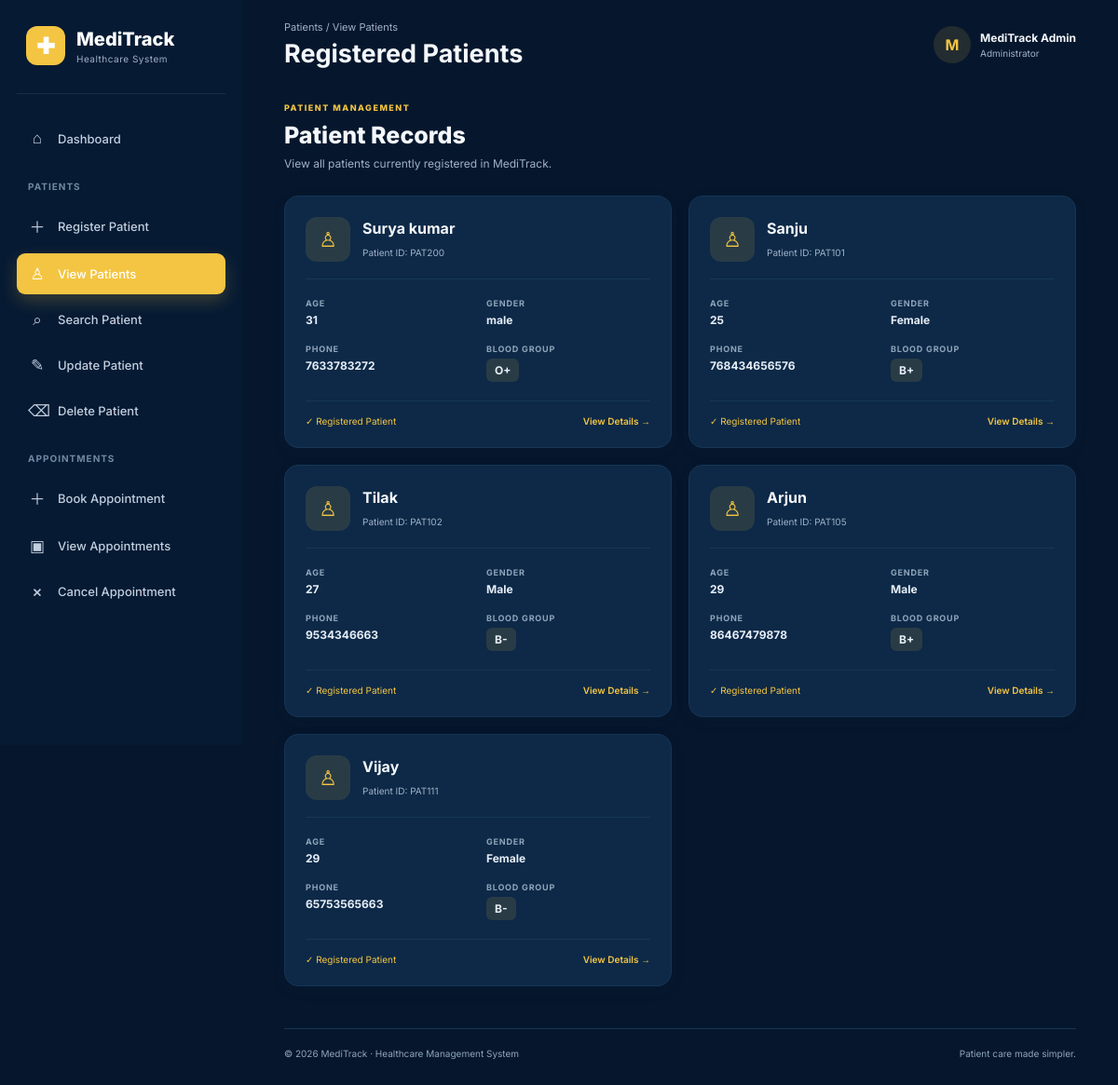
Page /patients on the committed database.
### models.py (models this page shows)
class Patient(Base):
    __tablename__ = "patients"
    id = Column(Integer, primary_key=True, index=True)
    patient_id = Column(String, unique=True, index=True)
    name = Column(String)
    age = Column(Integer)
    gender = Column(String)
    phone = Column(String)
    blood = Column(String)

### app.py (the view)
@app.get("/patients", response_class=HTMLResponse)
def view_patients(request: Request):
    db = SessionLocal()
    patient_list = db.query(models.Patient).all()
    db.close()
    return templates.TemplateResponse(
        request=request,
        name="patients.html",
        context={"request": request, "patient_list": patient_list}
    )

### templates/patients.html (shortened to what this page needs)
<!DOCTYPE html>
<html lang="en">
<head>
<link rel="stylesheet" href="/static/style.css">
</head>
<body>
<aside class="sidebar">
<div class="brand">
<div class="brand-icon">✚</div>
<div>
<h2>MediTrack</h2>
<span>Healthcare System</span>
</div>
</div>
<nav class="sidebar-nav">
<a href="/" class="nav-item"><span>⌂</span>Dashboard</a>
<div class="nav-title">PATIENTS</div>
<a href="/register" class="nav-item"><span>＋</span>Register Patient</a>
<a href="/patients" class="nav-item active"><span>♙</span>View Patients</a>
<a href="/search" class="nav-item"><span>⌕</span>Search Patient</a>
<a href="/update" class="nav-item"><span>✎</span>Update Patient</a>
<a href="/delete" class="nav-item danger-link"><span>⌫</span>Delete Patient</a>
<div class="nav-title">APPOINTMENTS</div>
<a href="/book-appointment" class="nav-item"><span>＋</span>Book Appointment</a>
<a href="/appointments" class="nav-item"><span>▣</span>View Appointments</a>
<a href="/cancel-appointment" class="nav-item"><span>×</span>Cancel Appointment</a>
</nav>
</aside>
<main class="main-content">
<header class="topbar">
<div>
<p class="breadcrumb">Patients / View Patients</p>
<h1>Registered Patients</h1>
</div>
<div class="profile">
<div class="profile-avatar">M</div>
<div>
<strong>MediTrack Admin</strong>
<span>Administrator</span>
</div>
</div>
</header>
<section class="page-intro">
<span class="section-label">PATIENT MANAGEMENT</span>
<h2>Patient Records</h2>
<p>View all patients currently registered in MediTrack.</p>
</section>
{% if patient_list %}
<div class="patients-grid">
{% for patient in patient_list %}
<div class="patient-card">
<div class="patient-card-header">
<div class="patient-avatar">♙</div>
<div>
<h3>{{ patient.name }}</h3>
<span>Patient ID: {{ patient.patient_id }}</span>
</div>
</div>
<div class="patient-details">
<div class="patient-detail">
<span>AGE</span>
<strong>{{ patient.age }}</strong>
</div>
<div class="patient-detail">
<span>GENDER</span>
<strong>{{ patient.gender }}</strong>
</div>
<div class="patient-detail">
<span>PHONE</span>
<strong>{{ patient.phone }}</strong>
</div>
<div class="patient-detail">
<span>BLOOD GROUP</span>
<strong class="blood-badge">{{ patient.blood }}</strong>
</div>
</div>
<div class="patient-card-footer">
<span>✓ Registered Patient</span>
<a href="/search">View Details →</a>
</div>
</div>
{% endfor %}
</div>
{% endif %}
<footer class="main-footer">
<p>© 2026 MediTrack · Healthcare Management System</p>
<p>Patient care made simpler.</p>
</footer>
</main>
</body>
</html>

### templates/style.css (style rules this page uses)
* { margin: 0; padding: 0; box-sizing: border-box; }
body { font-family: "Inter", Arial, sans-serif; background: #06172D; color: #F4F7FB; }
a { text-decoration: none; }
.sidebar { position: fixed; left: 0; top: 0; width: 260px; height: 100vh; background: #061A33; color: white; padding: 28px 18px; display: flex; flex-direction: column; z-index: 100; }
.brand { display: flex; align-items: center; gap: 12px; padding: 0 10px 30px; border-bottom: 1px solid rgba(255, 255, 255, 0.08); }
.brand-icon { width: 42px; height: 42px; background: #F4C542; border-radius: 12px; display: flex; align-items: center; justify-content: center; font-size: 24px; font-weight: 700; }
.brand h2 { font-size: 20px; font-weight: 800; }
.brand span { display: block; color: #9FB1C7; font-size: 10px; margin-top: 3px; letter-spacing: 0.5px; }
.sidebar-nav { margin-top: 25px; display: flex; flex-direction: column; gap: 5px; }
.nav-title { font-size: 10px; font-weight: 700; color: #7188A1; letter-spacing: 1px; padding: 18px 12px 7px; }
.nav-item { display: flex; align-items: center; gap: 12px; padding: 12px; border-radius: 9px; color: #C1CFDE; font-size: 13px; font-weight: 500; transition: 0.2s; }
.nav-item span { width: 20px; text-align: center; font-size: 17px; }
.nav-item.active { background: #F4C542; color: white; box-shadow: 0 7px 18px rgba(244, 197, 66, .22); }
.main-content { margin-left: 260px; min-height: 100vh; padding: 0 45px 35px; }
.topbar { height: 95px; display: flex; align-items: center; justify-content: space-between; }
.breadcrumb { color: #9FB1C7; font-size: 11px; margin-bottom: 5px; }
.topbar h1 { font-size: 27px; color: #F4F7FB; margin: 0; }
.profile { display: flex; align-items: center; gap: 10px; }
.profile-avatar { width: 40px; height: 40px; background: rgba(244, 197, 66, .12); color: #F4C542; border-radius: 50%; display: flex; align-items: center; justify-content: center; font-weight: 700; }
.profile strong { display: block; font-size: 12px; }
.profile span { display: block; font-size: 10px; color: #9FB1C7; margin-top: 3px; }
.section-label { color: #F4C542; font-size: 9px; font-weight: 800; letter-spacing: 1.5px; }
.main-footer { margin-top: 45px; padding-top: 20px; border-top: 1px solid #173556; display: flex; justify-content: space-between; color: #8FA4BA; font-size: 10px; }
.page-intro { margin: 8px 0 24px; }
.page-intro h2 { margin: 7px 0 6px; font-size: 25px; font-weight: 800; color: #F4F7FB; }
.page-intro p { margin: 0; color: #9FB1C7; font-size: 12px; line-height: 1.7; }
.patients-grid { display: grid; grid-template-columns: repeat(2, 1fr); gap: 18px; }
.patient-card { background: #0D2947; border: 1px solid #173556; border-radius: 15px; padding: 22px; box-shadow: 0 5px 18px rgba(20, 40, 70, .05); transition: .2s; }
.patient-card-header { display: flex; align-items: center; gap: 13px; padding-bottom: 18px; border-bottom: 1px solid #173556; }
.patient-avatar { width: 48px; height: 48px; border-radius: 12px; background: rgba(244, 197, 66, .12); color: #F4C542; display: flex; align-items: center; justify-content: center; font-size: 22px; }
.patient-card-header h3 { font-size: 16px; color: #F4F7FB; margin-bottom: 4px; }
.patient-card-header span { font-size: 10px; color: #9FB1C7; }
.patient-details { display: grid; grid-template-columns: 1fr 1fr; gap: 18px; margin: 20px 0; }
.patient-detail { display: flex; flex-direction: column; gap: 5px; }
.patient-detail span { font-size: 9px; font-weight: 700; color: #8FA4BA; letter-spacing: .8px; }
.patient-detail strong { font-size: 12px; color: #E7EEF7; }
.blood-badge { display: inline-flex; background: rgba(244, 197, 66, .12); color: #F4C542; padding: 5px 9px; border-radius: 6px; width: max-content; }
.patient-card-footer { border-top: 1px solid #173556; padding-top: 15px; display: flex; align-items: center; justify-content: space-between; }
.patient-card-footer span { font-size: 10px; color: #F4C542; }
.patient-card-footer a { font-size: 10px; color: #F4C542; font-weight: 600; }
body { background: #06172D !important; }

### rows in the picture
Patient: name "Surya kumar", patient_id "PAT200", age "31", gender "male", phone "7633783272", blood "O+"
Patient: name "Sanju", patient_id "PAT101", age "25", gender "Female", phone "768434656576", blood "B+"
Patient: name "Tilak", patient_id "PAT102", age "27", gender "Male", phone "9534346663", blood "B-"
Patient: name "Arjun", patient_id "PAT105", age "29", gender "Male", phone "86467479878", blood "B+"
Patient: name "Vijay", patient_id "PAT111", age "29", gender "Female", phone "65753565663", blood "B-"
